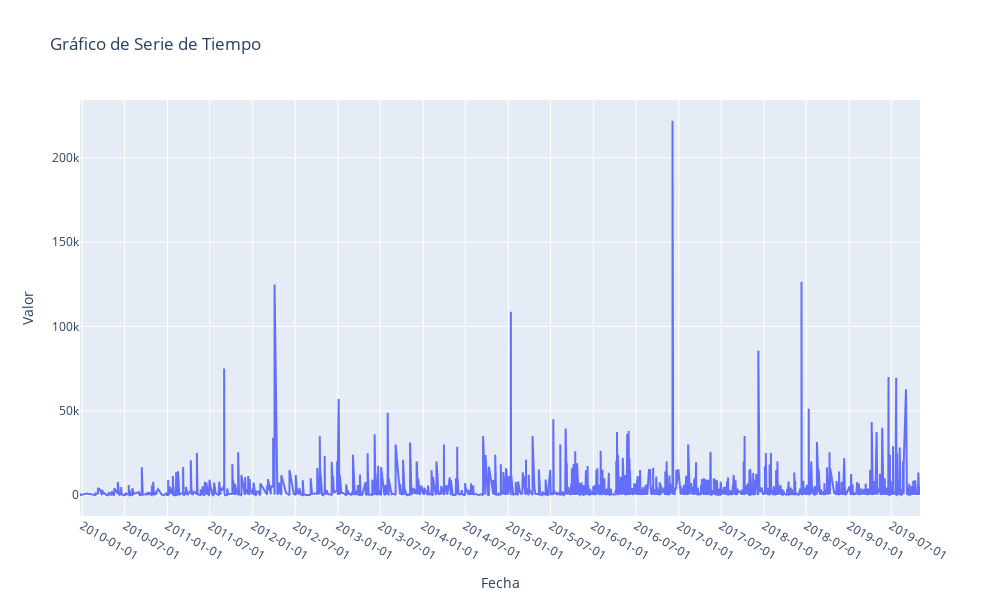

Source (notebook cell):
### Code cell
fig = go.Figure()

####Añadir la línea de Reclamaciones
fig.add_trace(go.Scatter(x=df['Payment Date'], y=df[' Amount'], mode='lines', name='No. the Reclamaciones'))

###Configurar el formato del eje x para las fechas
fig.update_xaxes(
    tickformat='%Y-%m-%d',
    tickmode='auto',
    nticks=20  # ajusta este valor según la cantidad de etiquetas de fecha que quieras mostrar
)

###Añadir títulos y etiquetas
fig.update_layout(
    title='Gráfico de Serie de Tiempo',
    xaxis_title='Fecha',
    yaxis_title='Valor',
    legend_title='Leyenda',
    width=1000,
    height=600
)
fig.show()

### Figure 1 — Plotly figure (JSON) as saved in the notebook; plotly's stock layout.template omitted (floating-point values rounded to 4 significant figures; data arrays with more than 128 entries replaced by an {"elided": "..."} marker saying what was removed)
{"data": [{"mode": "lines", "name": "No. the Reclamaciones", "type": "scatter", "x": {"elided": "3605 str values"}, "y": {"elided": "3605 float values"}}], "layout": {"height": 600, "legend": {"title": {"text": "Leyenda"}}, "title": {"text": "Gráfico de Serie de Tiempo"}, "width": 1000, "xaxis": {"nticks": 20, "tickformat": "%Y-%m-%d", "tickmode": "auto", "title": {"text": "Fecha"}}, "yaxis": {"title": {"text": "Valor"}}}}
